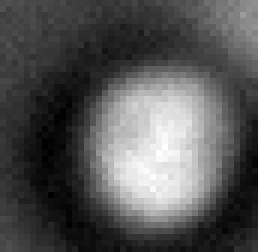
%> input picture spore_template.tif, 43 x 42 px (shown 6 times larger)
$ octave --eval "result = mask(imread('../spore_template.tif'));"   (GNU Octave 9; MATLAB toolbox functions it lacks are replaced by stand-ins)
%> lines starting %> are read from the running program, lines starting %| are printed output that depends on the picture; in (x1, y1, x2, y2) boxes, pixels count from 0 and x2, y2 are one past the last pixel; in counts of white or black regions, pixels touching at a corner belong together; the program's own positions count from 1
% Created by Rui Yan, April 2018
% This function creates a mask for the well image
function I = mask(Image)
I = Image;
%> I is the input picture: size 42x43 uint16; min 1180, max 2244, mean 1534.6
se = strel('disk', 7);
Ie = imerode(I, se);
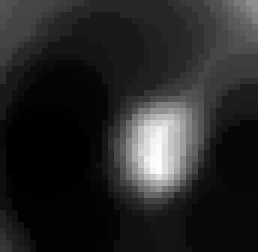
%> Ie: size 42x43 uint16 (shown 6 times larger); min 1180, max 1964, mean 1302.2; drawn with min black and max white
Iobr = imreconstruct(Ie, I);
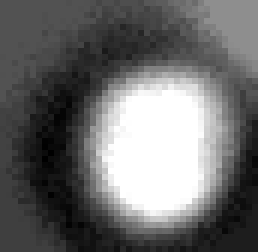
%> Iobr: size 42x43 uint16 (shown 6 times larger); min 1180, max 1964, mean 1510.9; drawn with min black and max white
Iobrd = imdilate(Iobr, se);
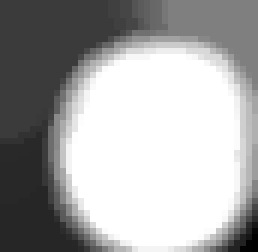
%> Iobrd: size 42x43 uint16 (shown 6 times larger); min 1272, max 1964, mean 1726.5; drawn with min black and max white
Iobrcbr = imreconstruct(imcomplement(Iobrd), ...
imcomplement(Iobr));
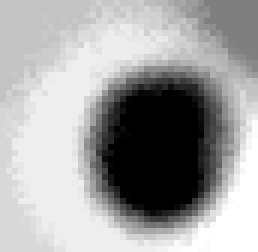
%> Iobrcbr: size 42x43 uint16 (shown 6 times larger); min 63571, max 64263, mean 64014.1; drawn with min black and max white
Iobrcbr = imcomplement(Iobrcbr);
bw = im2bw(Iobrcbr, graythresh(Iobrcbr)+0.001);
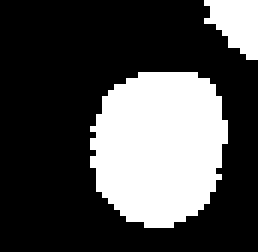
%> bw: size 42x43 logical (shown 6 times larger); 29.8% white; 2 white regions, box (x1, y1, x2, y2) and area: (15, 12, 38, 38) 476, (34, 0, 43, 10) 62

L = bwlabel(bw);
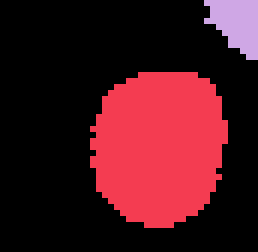
%> L: size 42x43 double (shown 6 times larger); 3 distinct labels, from 0 to 2; one colour per label, 0 black
[Ny,Nx] = size(bw);
%> Ny = 42; Nx = 43
whichlabeliswell = L(round(Ny/2),round(Nx/2));
%> whichlabeliswell = 1
wellmask = L == whichlabeliswell;
%> wellmask: size 42x43 logical; 26.4% white; 1 white region, box (x1, y1, x2, y2) and area: (15, 12, 38, 38) 476
%I(~wellmask)= min(I(:));
I(~wellmask)= 0;
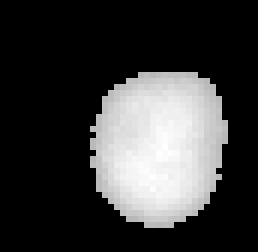
%> I: size 42x43 uint16 (shown 6 times larger); min 0, max 2244, mean 510.3; drawn with min black and max white
return;
